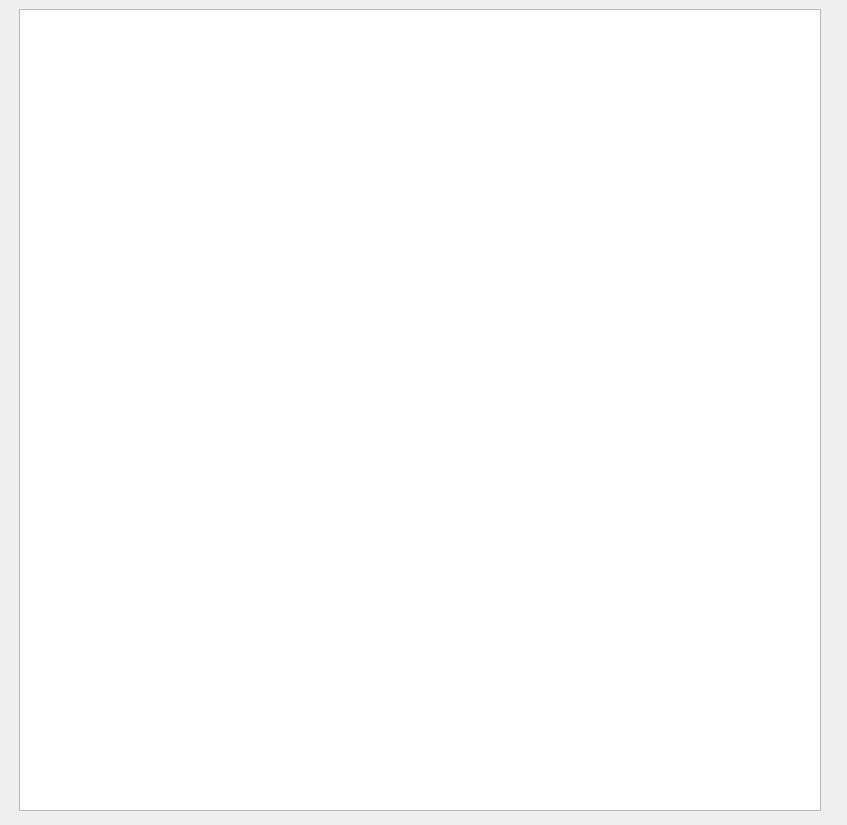
<?xml version="1.0" encoding="UTF-8"?>
<ui version="4.0">
 <class>CGlowneOkno</class>
 <widget class="QMainWindow" name="CGlowneOkno">
  <property name="geometry">
   <rect>
    <x>0</x>
    <y>0</y>
    <width>847</width>
    <height>825</height>
   </rect>
  </property>
  <property name="sizePolicy">
   <sizepolicy hsizetype="Fixed" vsizetype="Fixed">
    <horstretch>0</horstretch>
    <verstretch>0</verstretch>
   </sizepolicy>
  </property>
  <property name="minimumSize">
   <size>
    <width>847</width>
    <height>825</height>
   </size>
  </property>
  <property name="maximumSize">
   <size>
    <width>1047</width>
    <height>1025</height>
   </size>
  </property>
  <property name="windowTitle">
   <string>ChessMaster3000</string>
  </property>
  <widget class="QWidget" name="centralwidget">
   <property name="sizePolicy">
    <sizepolicy hsizetype="Fixed" vsizetype="Fixed">
     <horstretch>0</horstretch>
     <verstretch>0</verstretch>
    </sizepolicy>
   </property>
   <layout class="QVBoxLayout" name="verticalLayout">
    <item>
     <widget class="QStackedWidget" name="stackedWidget">
      <property name="enabled">
       <bool>true</bool>
      </property>
      <property name="currentIndex">
       <number>0</number>
      </property>
      <widget class="QWidget" name="Gra">
       <widget class="QGraphicsView" name="widok">
        <property name="geometry">
         <rect>
          <x>10</x>
          <y>0</y>
          <width>802</width>
          <height>802</height>
         </rect>
        </property>
        <property name="sizePolicy">
         <sizepolicy hsizetype="Expanding" vsizetype="Expanding">
          <horstretch>0</horstretch>
          <verstretch>0</verstretch>
         </sizepolicy>
        </property>
       </widget>
      </widget>
      <widget class="QWidget" name="Koniec">
       <widget class="QPushButton" name="nowa_gra">
        <property name="geometry">
         <rect>
          <x>10</x>
          <y>380</y>
          <width>381</width>
          <height>391</height>
         </rect>
        </property>
        <property name="font">
         <font>
          <pointsize>36</pointsize>
          <weight>75</weight>
          <bold>true</bold>
         </font>
        </property>
        <property name="text">
         <string>Nowa Gra</string>
        </property>
        <property name="autoDefault">
         <bool>false</bool>
        </property>
        <property name="default">
         <bool>false</bool>
        </property>
        <property name="flat">
         <bool>false</bool>
        </property>
       </widget>
       <widget class="QPushButton" name="close">
        <property name="geometry">
         <rect>
          <x>430</x>
          <y>380</y>
          <width>381</width>
          <height>391</height>
         </rect>
        </property>
        <property name="font">
         <font>
          <pointsize>36</pointsize>
          <weight>75</weight>
          <bold>true</bold>
         </font>
        </property>
        <property name="text">
         <string>Zamknij</string>
        </property>
       </widget>
       <widget class="QLabel" name="label">
        <property name="geometry">
         <rect>
          <x>210</x>
          <y>20</y>
          <width>401</width>
          <height>151</height>
         </rect>
        </property>
        <property name="font">
         <font>
          <family>Cooper Black</family>
          <pointsize>36</pointsize>
          <italic>true</italic>
         </font>
        </property>
        <property name="text">
         <string>Koniec Gry !</string>
        </property>
       </widget>
       <widget class="QLabel" name="label_2">
        <property name="geometry">
         <rect>
          <x>270</x>
          <y>120</y>
          <width>331</width>
          <height>111</height>
         </rect>
        </property>
        <property name="font">
         <font>
          <pointsize>18</pointsize>
          <weight>75</weight>
          <bold>true</bold>
         </font>
        </property>
        <property name="text">
         <string>Wygrywa gracz</string>
        </property>
       </widget>
       <widget class="QLabel" name="label_3">
        <property name="geometry">
         <rect>
          <x>330</x>
          <y>230</y>
          <width>121</width>
          <height>111</height>
         </rect>
        </property>
        <property name="font">
         <font>
          <pointsize>18</pointsize>
          <weight>75</weight>
          <italic>true</italic>
          <bold>true</bold>
         </font>
        </property>
        <property name="text">
         <string/>
        </property>
       </widget>
      </widget>
     </widget>
    </item>
   </layout>
  </widget>
 </widget>
 <resources/>
 <connections/>
</ui>
